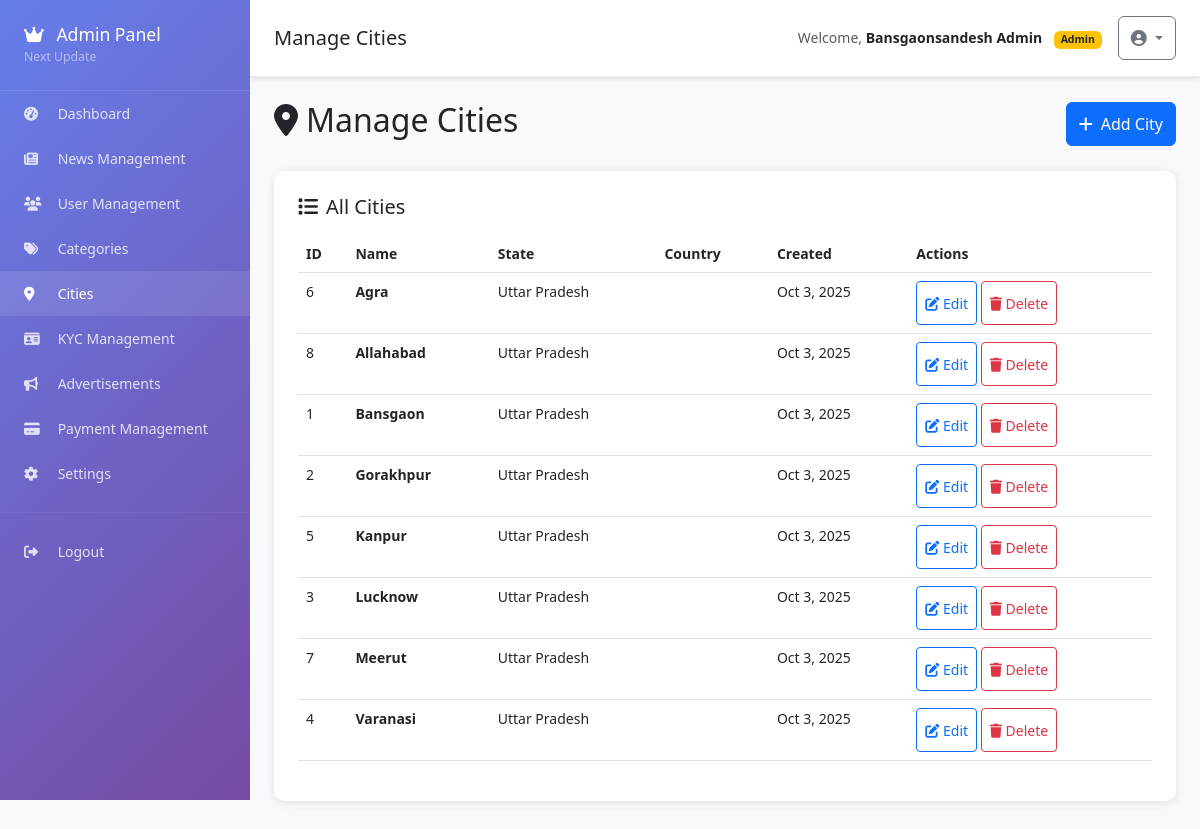
Page /pages/admin/cities.php (signed in) on the committed database.
### tables this page shows
CREATE TABLE `cities` (
  `id` int NOT NULL AUTO_INCREMENT,
  `name` varchar(100) NOT NULL,
  `state` varchar(100) DEFAULT NULL,
  `is_active` tinyint(1) DEFAULT '1',
  `created_at` timestamp NULL DEFAULT CURRENT_TIMESTAMP,
  PRIMARY KEY (`id`)
);

### src/services/Database.php (called while the page is built, shortened)
<?php
class Database {
    private static $instance = null;
    private $connection;
    private $config;
    private function __construct() {
        $this->config = require __DIR__ . '/../../config/app.php';
    }
    public static function getInstance() {
        if (self::$instance === null) {
            self::$instance = new self();
        }
        return self::$instance;
    }
    private function connect() {
        try {
            $db = $this->config['database'];
            $dsn = "mysql:host={$db['host']};dbname={$db['database']};charset=utf8mb4";
            $this->connection = new PDO($dsn, $db['username'], $db['password'], [
                PDO::ATTR_ERRMODE => PDO::ERRMODE_EXCEPTION,
                PDO::ATTR_DEFAULT_FETCH_MODE => PDO::FETCH_ASSOC,
                PDO::ATTR_EMULATE_PREPARES => false
            ]);
        } catch (PDOException $e) {
            throw new \Exception("Database connection failed: " . $e->getMessage());
        }
    }
    public function query($sql, $params = []) {
        try {
            $stmt = $this->connection->prepare($sql);
            $stmt->execute($params);
            return $stmt;
        } catch (PDOException $e) {
            throw new \Exception("Query failed: " . $e->getMessage());
        }
    }
    public function fetchAll($sql, $params = []) {
        return $this->query($sql, $params)->fetchAll();
    }
}
?>

### src/models/News.php (called while the page is built, shortened)
<?php
class News {
    private $db;
    public function __construct() {
        $this->db = Database::getInstance();
    }
    public function getDb() {
        return $this->db;
    }
}
?>

### config/app.php (called while the page is built, shortened)
<?php
if (!function_exists('getAppUrl')) {
    function getAppUrl() {
        $protocol = (!empty($_SERVER['HTTPS']) && $_SERVER['HTTPS'] !== 'off') ? 'https' : 'http';
        $host = $_SERVER['HTTP_HOST'] ?? 'localhost:8080';
        return $protocol . '://' . $host;
    }
}
if (!function_exists('getEnvironment')) {
    function getEnvironment() {
        $host = $_SERVER['HTTP_HOST'] ?? 'localhost';
        if (strpos($host, 'localhost') !== false || strpos($host, '127.0.0.1') !== false || strpos($host, '192.168.') !== false) {
            return 'development';
        } elseif (strpos($host, 'staging') !== false) {
            return 'staging';
        } elseif (strpos($host, 'skyablyitsolution.com') !== false) {
            return 'production';
        } else {
            return 'production';
        }
    }
}
$environment = getEnvironment();
$appUrl = getAppUrl();
?>

### pages/admin/cities.php (the view, shortened to what this page needs)
<?php
require_once __DIR__ . '/../../bootstrap-fixed.php';
$newsModel = new News();
if (!isset($_GET['action']) && !isset($_POST['action'])) {
    include APP_PATH . '/views/layouts/admin-header.php';
    try {
        $cities = $newsModel->getDb()->fetchAll("SELECT * FROM cities ORDER BY name ASC") ?? [];
    } catch (Exception $e) {
        $cities = [];
    }
    ?>
<div class="d-flex justify-content-between align-items-center mb-4">
    <h2><i class="fas fa-map-marker-alt me-2"></i>Manage Cities</h2>
    <button class="btn btn-primary" data-bs-toggle="modal" data-bs-target="#addCityModal">
        <i class="fas fa-plus me-2"></i>Add City
    </button>
</div>
<div class="dashboard-card">
    <h5 class="mb-3">
        <i class="fas fa-list me-2"></i>All Cities
    </h5>
    <?php if (empty($cities)): ?>
        <div class="text-center py-4">
            <i class="fas fa-map-marker-alt fa-3x text-muted mb-3"></i>
            <p class="text-muted">No cities found.</p>
        </div>
    <?php else: ?>
        <div class="table-responsive">
            <table class="table table-hover">
                <thead>
                    <tr>
                        <th>ID</th>
                        <th>Name</th>
                        <th>State</th>
                        <th>Country</th>
                        <th>Created</th>
                        <th>Actions</th>
                    </tr>
                </thead>
                <tbody>
                    <?php foreach ($cities as $city): ?>
                        <tr>
                            <td><?php echo $city['id']; ?></td>
                            <td>
                                <strong><?php echo htmlspecialchars($city['name']); ?></strong>
                            </td>
                            <td><?php echo htmlspecialchars($city['state']); ?></td>
                            <td><?php echo htmlspecialchars($city['country']); ?></td>
                            <td><?php echo date('M j, Y', strtotime($city['created_at'])); ?></td>
                            <td>
                                <button class="btn btn-sm btn-outline-primary" onclick="editCity(<?php echo $city['id']; ?>)">
                                    <i class="fas fa-edit"></i> Edit
                                </button>
                                <button class="btn btn-sm btn-outline-danger" onclick="deleteCity(<?php echo $city['id']; ?>)">
                                    <i class="fas fa-trash"></i> Delete
                                </button>
                            </td>
                        </tr>
                    <?php endforeach; ?>
                </tbody>
            </table>
        </div>
    <?php endif; ?>
</div>
<?php include APP_PATH . '/views/layouts/admin-footer.php'; ?>
<?php }  ?>

### app/views/layouts/admin-header.php (style rules this page uses)
body { background-color: #f8f9fa; font-size: 14px; -webkit-text-size-adjust: 100%; -webkit-tap-highlight-color: transparent; -webkit-touch-callout: none; -webkit-user-select: none; -moz-user-select: none; -ms-user-select: none; user-select: none; }
* { -webkit-tap-highlight-color: transparent; }
.btn, .nav-link, .form-control, .form-select { min-height: 44px; touch-action: manipulation; }
html, body { overflow-x: hidden; width: 100%; }
.dashboard-card { background: white; border-radius: 10px; padding: 1.5rem; box-shadow: 0 2px 10px rgba(0,0,0,0.1); margin-bottom: 1.5rem; }

### rows in the picture
cities: id "6", name "Agra", state "Uttar Pradesh", created_at "Oct 3, 2025"
cities: id "8", name "Allahabad", state "Uttar Pradesh", created_at "Oct 3, 2025"
cities: id "1", name "Bansgaon", state "Uttar Pradesh", created_at "Oct 3, 2025"
cities: id "2", name "Gorakhpur", state "Uttar Pradesh", created_at "Oct 3, 2025"
cities: id "5", name "Kanpur", state "Uttar Pradesh", created_at "Oct 3, 2025"
cities: id "3", name "Lucknow", state "Uttar Pradesh", created_at "Oct 3, 2025"
cities: id "7", name "Meerut", state "Uttar Pradesh", created_at "Oct 3, 2025"
cities: id "4", name "Varanasi", state "Uttar Pradesh", created_at "Oct 3, 2025"

### other values in the picture
config('app_name') "Next Update"
$page_title "Manage Cities"
session('full_name') "Bansgaonsandesh Admin"
